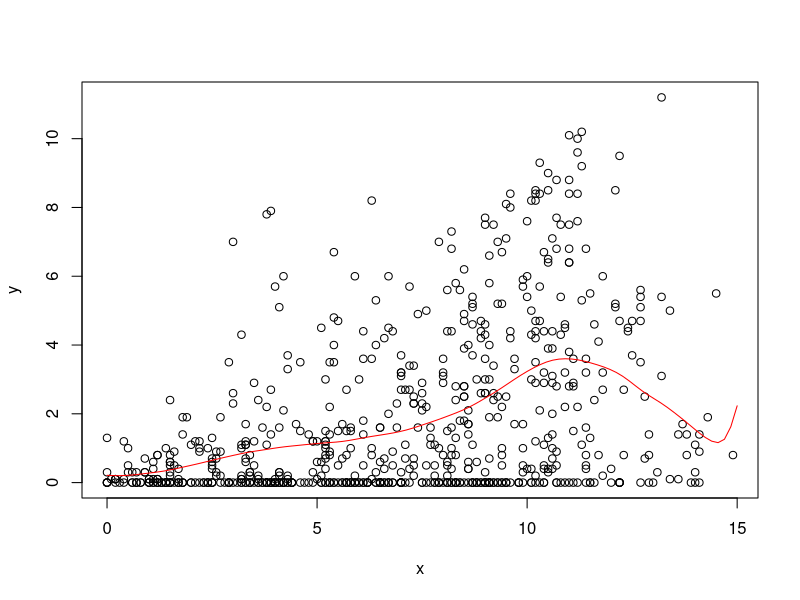
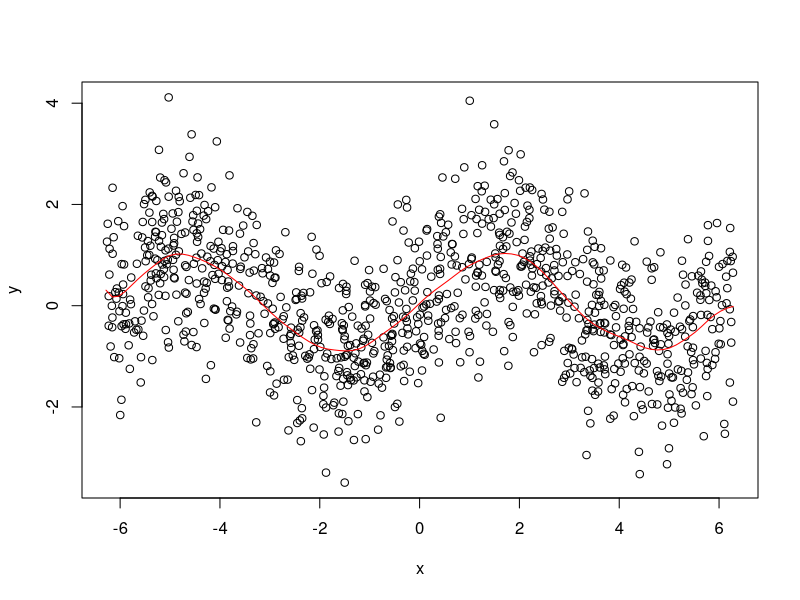

Write the R code that produced these figures, in order.
llr <- function(x, y, z, omega) {
  fits <- sapply(z, compute_f_hat, x, y, omega)
  return(fits)
}

compute_f_hat <- function(z, x, y, omega) {
  Wz <- as.array(diag(make_weight_matrix(z,x,omega)), ncol=1,nrow=length(x))
  X <- make_predictor_matrix(x)
  f_hat = c(1,z) %*% solve(t(X) %*% apply(X,2,"*",Wz)) %*% t(X) %*% (Wz*y)
  return(f_hat)
}


make_weight_matrix <- function(z, x, omega) {
  r <- abs(x - z) / omega  # this is a vector of the same length as x
  w <- sapply(r, W)  # this is a vector of the same length as x and r
  Wz <- diag(w)  # this is a diagonal matrix with elements from w
  return(Wz)
}

W <- function(r) {
  if (abs(r) < 1) {
    return((1 - abs(r) ** 3) ** 3)
  } else {
    return(0)
  }
}


make_predictor_matrix <- function(x) {
  n <- length(x)
  return(cbind(rep(1, n), x))
}


# --- example 1 --- #

# get the data
data(french_fries, package = 'reshape2')
french_fries <- na.omit(french_fries)

# input data
x <- french_fries$potato
y <- french_fries$buttery

# space along which to smooth
z <- seq(0, 15, length.out = 100)

# run smoothing
fits <- llr(z = z, x = x, y = y, omega = 2)

# plot the data and the smoother
plot(x, y)
lines(z, fits, col = 'red')


# --- example 2 --- #

# noisy sine wave
x <- runif(1000, -2 * pi, 2 * pi)
y <- sin(x) + rnorm(length(x))

# space along which to smooth
z <- seq(-2 * pi, 2 * pi, length.out = 100)

# run smoothing
fits <- llr(z = z, x = x, y = y, omega = pi / 3)

# plot the data and the smoother
plot(x, y)
lines(z, fits, col = 'red')
